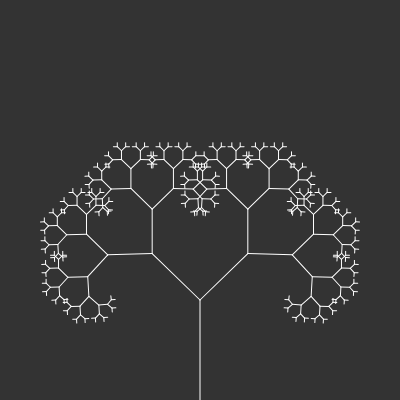
Frame 1 (no input)
Frame 60 (no input): identical to frame 1, image omitted
Frame 120 (the mouse pressed at the canvas centre since frame 60): identical to frame 1, image omitted

The p5.js sketch that drew this single still picture (run headless with seeded random() and noise() and a simulated clock; from frame 60 on, the mouse is pressed at the canvas centre):

// p5.js sketch
// ── sketch.js
let width = 400;
let height = 400;

let angle;

function setup() {
    createCanvas(width, height);
    slider = createSlider(0, TWO_PI, PI / 4, .1);
}


function draw() {
    background(51);
    translate(width / 2, height);
    stroke(255);
    branch(100);
}

function branch(len) {
    angle = slider.value();

    line(0, 0, 0, - len);
    translate(0, -len);

    if (len > 4) {
        push();
        rotate(angle);
        branch(len * 2 / 3);
        pop();
        push();
        rotate(-angle);
        branch(len * 2 / 3);
        pop();

    }
}
